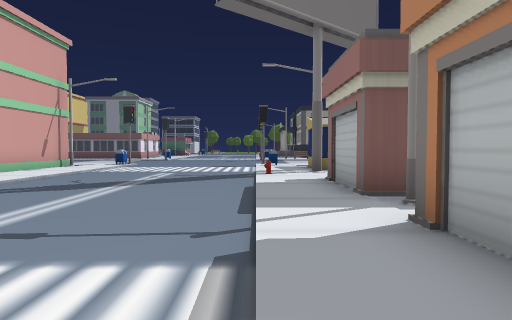
View 1 (above)

24 first-person views from a walk through a Unity game level. The camera is 1.4 m above the floor, tilts 2° down and sees 75° across. The floor is counted in squares, 2 m on a side. Each view is taken from the middle of a square. On the plan, view 1 faces up. The plan holds only what a view shows up to about 10 squares ahead; the rest is blank. The place goes on beyond the plan. The player character is not drawn.

View 2
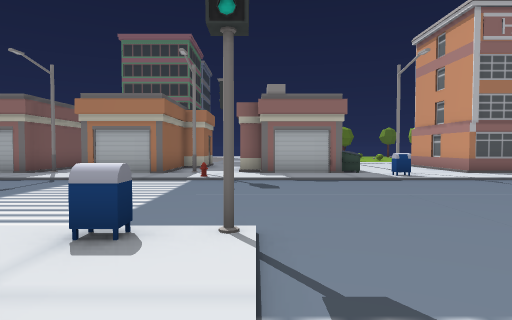

View 3
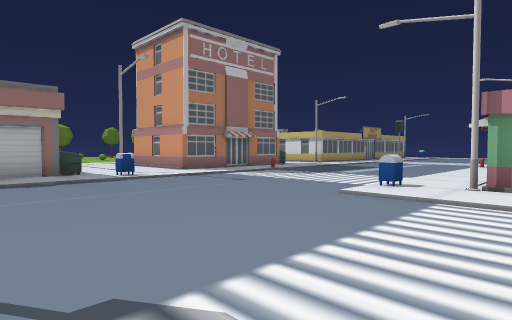

View 4
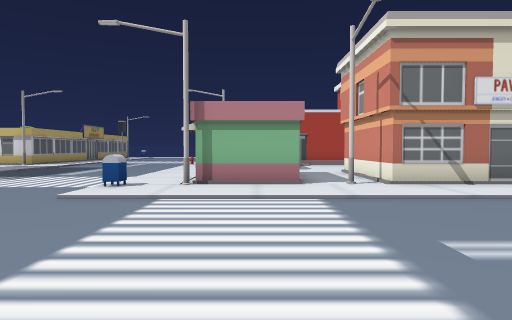

View 5
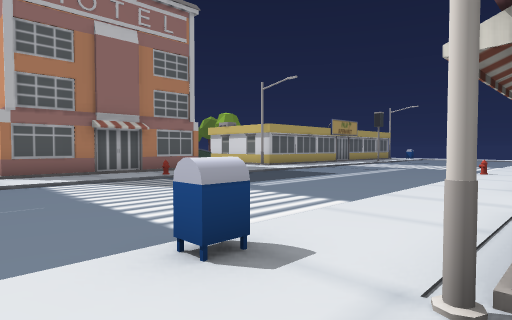

View 6
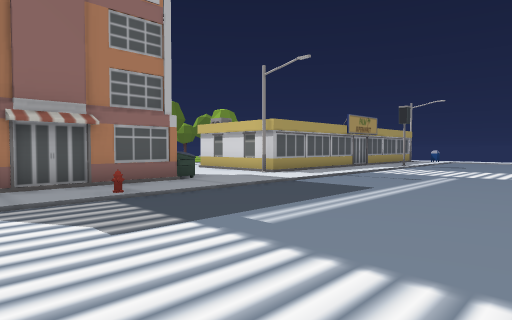

View 7
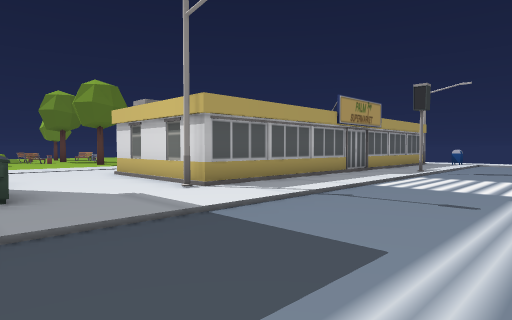

View 8
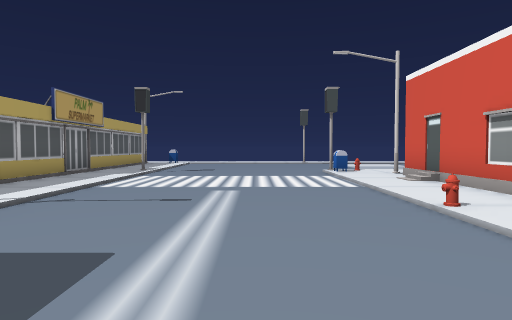

View 9
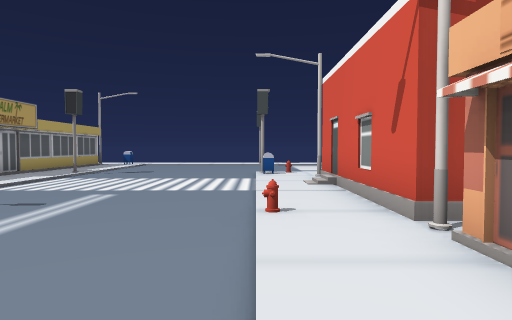

View 10
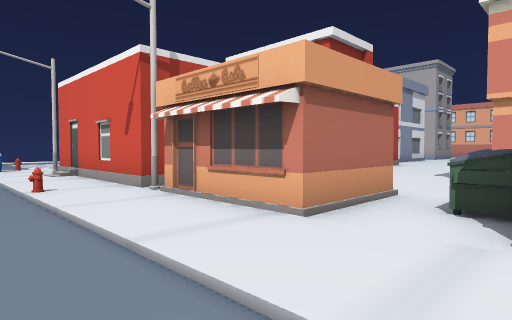

View 11
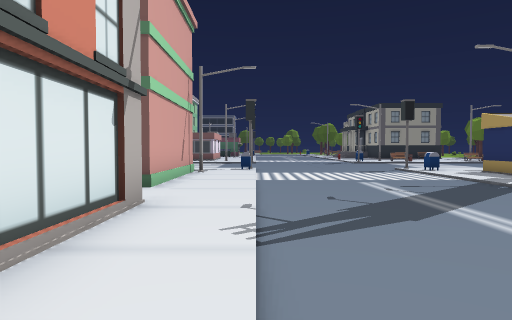

View 12
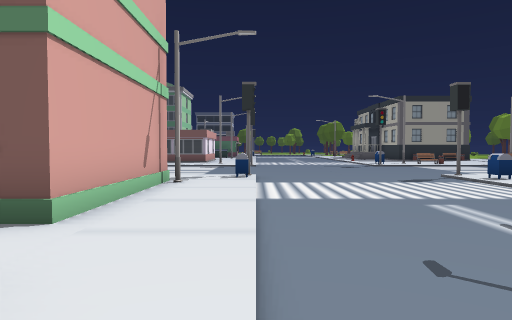

View 13
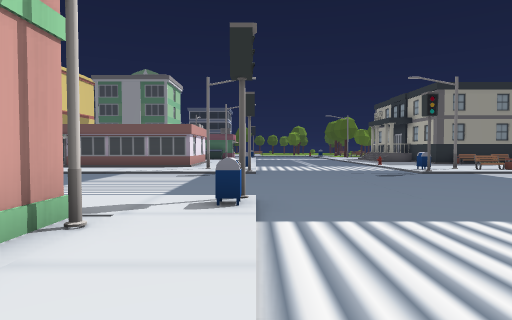

View 14
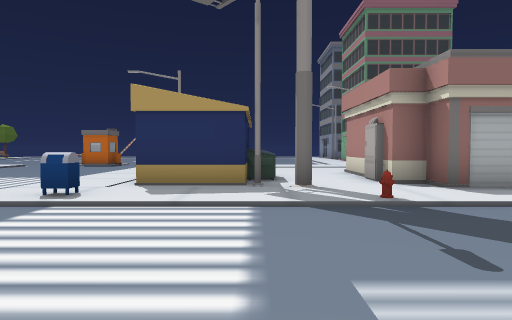

View 15
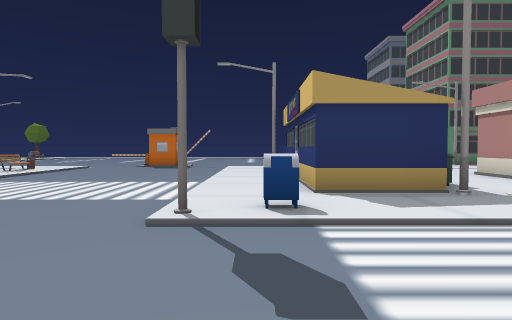

View 16
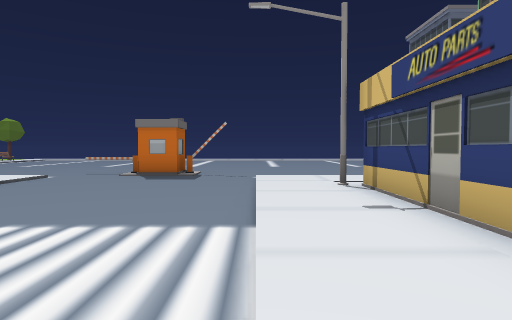

View 17
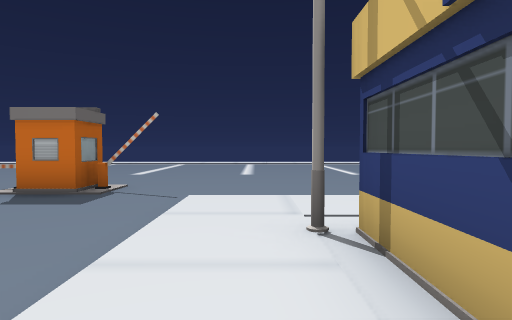

View 18
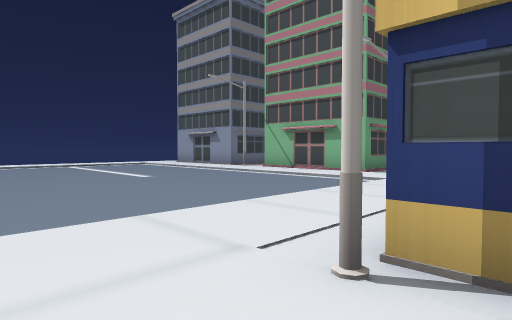

View 19
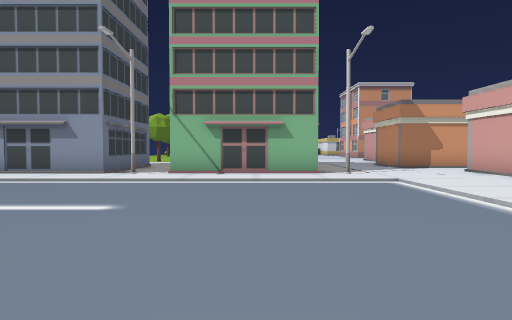

View 20
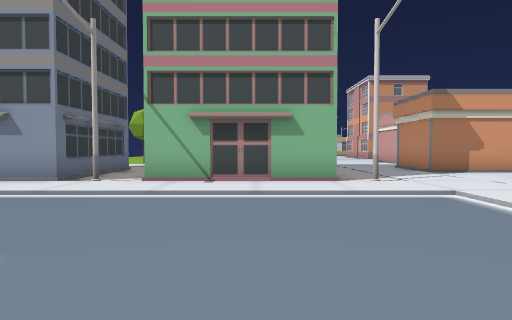

View 21
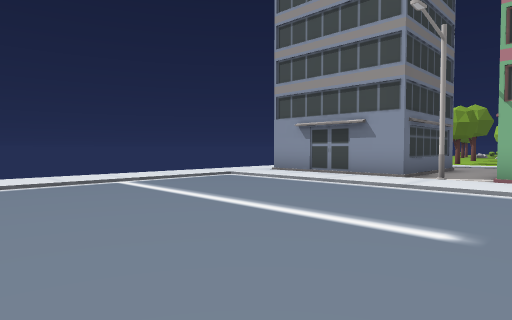

View 22
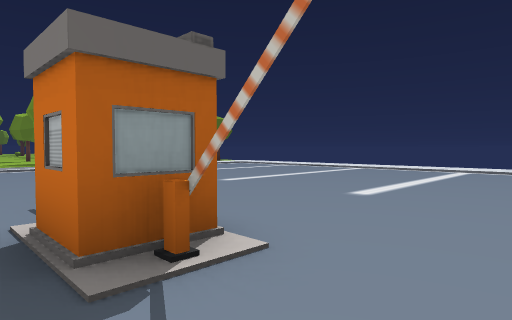

View 23
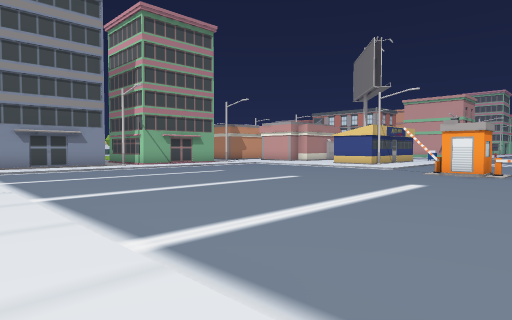

View 24
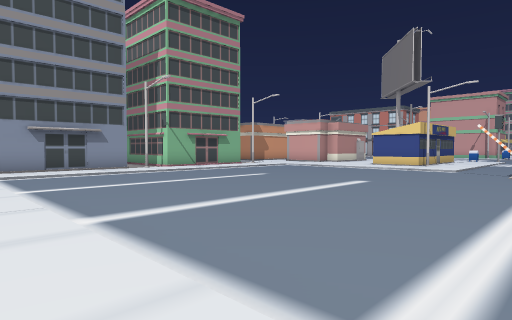

### Floor plan
Key: @ floor where view 1 was taken; # wall or solid block; . main floor; : floor 0.25 m higher than the main floor; / step, stairs or slope; S streetlight; B billboard; U building; H hydrant; M mailbox; P dumpster; O other object.
Columns run from 11 left of view 1 to 21 right of it. Each row starts with its distance up from view 1.
 19  /////O....O//  /////.......... :
 18  ....................U........./:
 17  ....................U........./:
 16   ...................U........./:
 15    ............................/:
 14     //O....O/////////........../:
 13     ::M..../M:::::::/........../:
 12     S:/..../:U####S:/........../:
 11     #:/..../:##    :/........../:
 10     #:/..../:SPP   :/........../:
  9     #:/..../:B.... :/........../:
  8    U#:/....H:......:/........../:
  7     .:/..../:U### .:////////////:
  6     #:/..../:##  #.:::::::::::::
  5     #:/..../:#   #. :S###USU###
  4     #:/..../:S   .. :.    .##
  3      :/..../:#  ### :.    .#
  2       / .../:#    #      U.#
  1       /..../:#    U
  0     U:/....@:S
 -1     ::M....O:
 -2    ///O....O:U
 -3   ........./:#
 -4  ........../:#
 -5 .........../:PP
 -6 .........../MS
 -7 ///////..../:
 -8 ::::S:M..../:#
 -9 US##U:/..../:#
-10 #. # :/..../:#
-11 #. # :/....H:#
-12 #.PP.:/..../:#
-13 ...##:/..../:P
-14 ..  U:/..../:.....
-15     #:/..../:......
-16     S:/..../:S.....
-17     #:H..../:####..
-18     U:/..../:#
-19     #:/..../:#
-20     #//..../:#
-21     #:/..../:#
-22     S:M..../:#
-23     /OO....O:#
-24           ./

Where each view was taken, in squares from view 1:
view 1: 0 up, 0 right, facing up
view 2: 2 down, 8 left, facing right
view 3: 2 down, 8 left, facing down-right
view 4: 2 down, 8 left, facing down
view 5: 7 down, 7 left, facing down-right
view 6: 9 down, 5 left, facing down-right
view 7: 13 down, 3 left, facing down-right
view 8: 13 down, 3 left, facing down
view 9: 13 down, 5 left, facing down
view 10: 11 down, 4 left, facing down-left
view 11: 2 up, 5 left, facing up
view 12: 5 up, 5 left, facing up
view 13: 9 up, 5 left, facing up
view 14: 10 up, 4 left, facing right
view 15: 13 up, 3 left, facing right
view 16: 14 up, 1 right, facing right
view 17: 13 up, 4 right, facing right
view 18: 14 up, 6 right, facing down-right
view 19: 14 up, 12 right, facing down
view 20: 12 up, 12 right, facing down
view 21: 13 up, 13 right, facing down-right
view 22: 14 up, 9 right, facing up-right
view 23: 19 up, 21 right, facing down-left
view 24: 17 up, 21 right, facing down-left
